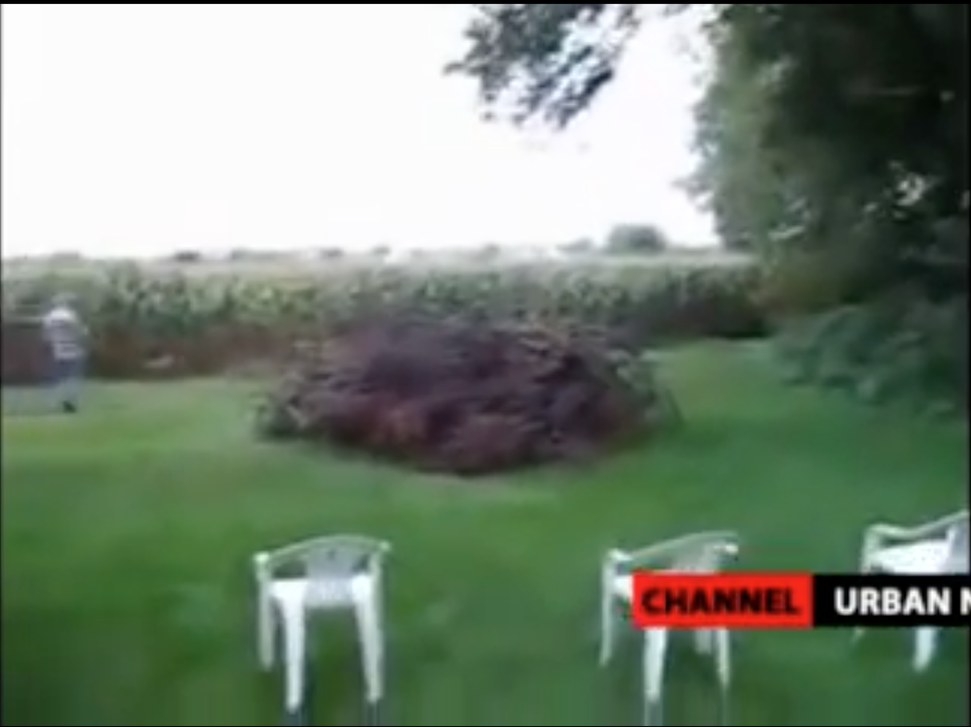
#> input picture src/control1.png, 971 x 727 px, shrunk from 2190 x 1640 before the run
$ python detect.py src/control1.png   (Python 2 division)   (older library calls are emulated)
#> lines starting #> are read from the running program, lines starting #| are printed output that depends on the picture; after the words box and inside, x2 and y2 are one past the last pixel; in counts of white or black regions, pixels touching at a corner belong together
import numpy as np
import cv2
import os
import sys

from collections import deque

def convert_video_frame(frame):
    # Converts from video-frame to image-frame
    # input: video frame
    # ret: image frame
	cv2.imwrite("tmp.png", frame)
	tmp = cv2.imread("tmp.png")
	return tmp

def fire_color_thresh(frame, hsv):
	 # Uses an hsv colorspace to threshold for fire-colored objects
     # in: video frame and hsv color space frame
     # ret: image with only fire colored objects
	sensitivity = 1
	lower_fire = np.array([0, 0, 255-sensitivity], dtype=np.uint8)
	upper_fire = np.array([60, sensitivity, 255], dtype=np.uint8)

	mask = cv2.inRange(hsv, lower_fire, upper_fire)
	res = cv2.bitwise_and(frame, frame, mask= mask)
	return res

def smoke_thresh(frame, hsv):
	# Uses an hsv colorspace to threshold for smoke-colored objects
    # in: video frame and hsv color space frame
    # ret: image with only smoke colored objects
    # NOTE: this color analysis does not work well, for effective smoke detection
    # we require k-means clustering
	lower_smoke = np.array([200,200,200], dtype=np.uint8)
	upper_smoke = np.array([255,255,255], dtype=np.uint8)
	smask = cv2.inRange(hsv, lower_smoke, upper_smoke)
	res = cv2.bitwise_and(frame, frame, mask= smask)
	return res

def motion_detection(frame, fgbg):
    # Uses mixture of gradients to find foreground mask to detect motion
    # in: video frame and background model
    # ret: foreground mask
	fgmask = fgbg.apply(frame)
	return fgmask

def largest_contours(number, frame):
    # Finds a certian number of contours
    # in: number of top contours, video frame
    # ret: find top contours
	im2, contours, hierarchy = cv2.findContours(frame, cv2.RETR_TREE, cv2.CHAIN_APPROX_NONE)
	num_contours = min(number, len(contours))
	contours = sorted(contours, key = lambda x : x.size, reverse = True)[0:num_contours]
	return contours

def past_frame_queue(num_frames, previous_frames, contours):
    # Fill out a deque of past frames to compare to
    # in: number of past frames, deque, and list of contours
	if len(previous_frames) == num_frames:
		previous_frames.popleft()
		previous_frames.append(contours)
	else:
		previous_frames.append(contours)

def contour_intersection(threat_lvl, capSize, previous_frames, frame, area):
    # Find overlapping contours and determined threat level and conditions of room
    # Writes conditions and threats onto video frame
    # in: amount of overlap threshold, size of capture, deque, video frame, and min area of contour
	# Create an image filled with zeros, single-channel, same size as img.
	text = "SAFE"
	blank = np.zeros((capSize[1], capSize[0]))
	intersection = blank.copy()

	for lst in previous_frames:
		for index in range(len(lst)):
			img = cv2.drawContours(blank.copy(), lst, index, 1, -1)
			intersection = intersection + img

	overlap = np.amax(intersection)

	if overlap > threat_lvl:
		text = "DANGER"
		thresh = np.array(np.where(intersection >= threat_lvl, 1, 0))
		im_thresh = np.array(thresh * 255, dtype = np.uint8)
		im_thresh = im_thresh.copy()
	# print thresh.shape
	# print fgmask.shape

		im3,  cnts, heir = cv2.findContours(im_thresh,cv2.RETR_TREE,cv2.CHAIN_APPROX_NONE)

		for c in cnts:
	# if the contour is too small, ignore it
			if cv2.contourArea(c) < area:
				continue

	# compute the bounding box for the contour, draw it on the frame,
	# and update the text
			(x, y, w, h) = cv2.boundingRect(c)
			cv2.rectangle(frame, (x, y), (x + w, y + h), (0, 255, 0), 2)


	threat = min(overlap/3, 10.0)

	cv2.putText(frame, "Room Status: {}".format(text), (10, 20),
	cv2.FONT_HERSHEY_SIMPLEX, 0.5, (0, 0, 255), 2)

	cv2.putText(frame, "Threat Level: {}".format(threat), (10, 40),
	cv2.FONT_HERSHEY_SIMPLEX, 0.5, (0, 0, 255), 2)

def main():
	####################
	## INITIALIZATION ##
	####################
	cv2.ocl.setUseOpenCL(False)
	# Background model using mixture of gradient models
	# Shadow detection set to false as we are not concerned with shadows
	fgbg = cv2.createBackgroundSubtractorMOG2(detectShadows=False)
	if len(sys.argv) == 2:
		cap = cv2.VideoCapture(str(sys.argv[1]))
		# Output to file
		fps = int(cap.get(cv2.CAP_PROP_FPS))
		capSize = (int(cap.get(cv2.CAP_PROP_FRAME_WIDTH)), int(cap.get(cv2.CAP_PROP_FRAME_HEIGHT)))
		fourcc = cv2.VideoWriter_fourcc('m', 'p', '4', 'v') # note the lower case
		out = cv2.VideoWriter()

		success = out.open('output.mov',fourcc,fps,capSize,True)
		out_bw = cv2.VideoWriter()
		success_2 = out_bw.open('output_bw.mov',fourcc,fps,capSize,True)

		num_frames = 30
		previous_frames = deque()
		MIN_AREA = 500

		# Fire detection algorithm
		while(1):
			####################
			## Color analysis ##
			####################

			# Change colorspace from RGB to HSV (hue saturation value)
			try:
				ret, frame = cap.read()
#> frame is the input picture: shape (727, 971, 3); mean B, G, R 116.1, 132.9, 118.4
				hsv = cv2.cvtColor(frame, cv2.COLOR_BGR2HSV)
#> hsv: shape (727, 971, 3); mean H, S, V 60.5, 59.7, 136.2
			except:
				break
			# Thresholding fire-color object
			fire_extract_image = fire_color_thresh(frame, hsv)
#> in fire_color_thresh, `mask = cv2.inRange(hsv, lower_fire, upper_fire)`:
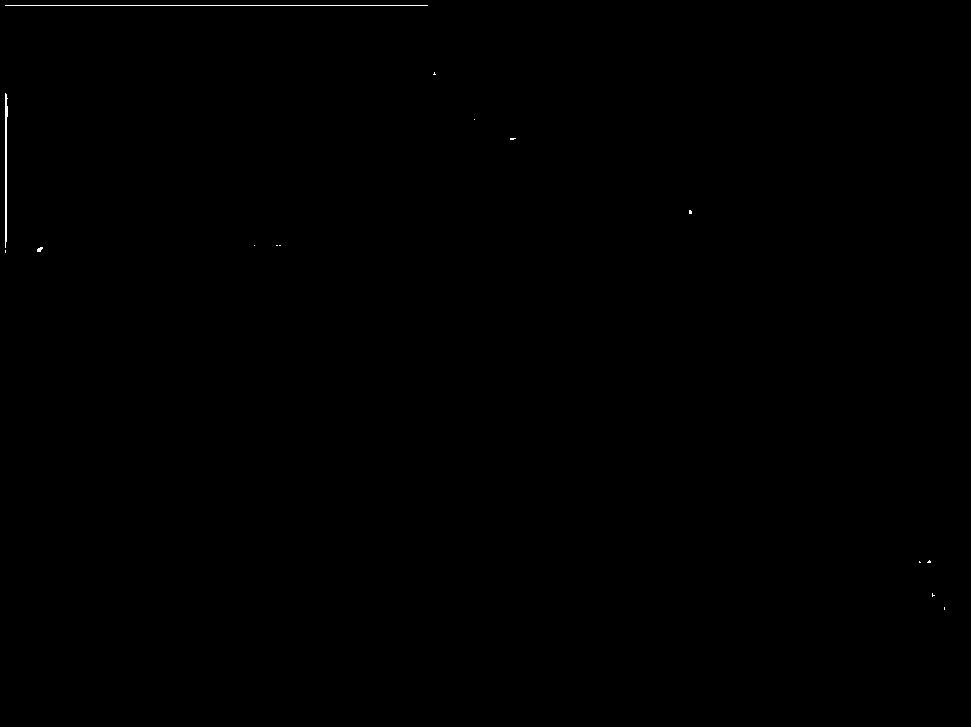
#> mask: shape (727, 971); 0.12% white in thin lines or dots, all inside (x1, y1, x2, y2) = (5, 5, 945, 610)

			# DEMO PURPOSES
			# cv2.imshow('frame', frame)
			# cv2.imshow('color_mask', res)
			# cv2.imshow('fgmask', fgmask)

			############################
			## Background subtraction ##
			############################

			fgmask = motion_detection(fire_extract_image, fgbg)
#> in motion_detection, `fgmask = fgbg.apply(frame)`: fgmask: shape (727, 971); every value is 255

			if out is not None:
				tmp = convert_video_frame(frame)
				out_bw.write(tmp)

			#######################
			## Contour detection ##
			#######################

			# Decided on selecting top 3 contours based off of trial and error
			num_contours = 3
			contours = largest_contours(num_contours, fgmask)
#> in largest_contours, `im2, contours, hierarchy = cv2.findContours(frame, cv2.RETR_TREE, cv2...`: contours = 1 contour; box (x1, y1, x2, y2) and area: (0, 0, 971, 727) 704220
#> in largest_contours, `num_contours = min(number, len(contours))`: num_contours = 1

			# Draw largest contours
			for i in range(len(contours)):
				cv2.drawContours(frame, contours, i, (0,0,255), 3)
#> this loop made 1 pass

			past_frame_queue(num_frames, previous_frames, contours)
			threat_lvl = 20
			overlap = contour_intersection(threat_lvl, capSize, previous_frames, frame, MIN_AREA)
#> after the loop in contour_intersection, `for lst in previous_frames:`: intersection: shape (727, 971) float64; every value is 1
#> in contour_intersection, `threat = min(overlap/3, 10.0)`: threat = 0.333
#> in contour_intersection, `cv2.putText(frame, "Threat Level: {}".format(threat), (10, 40), cv2.FO..`:
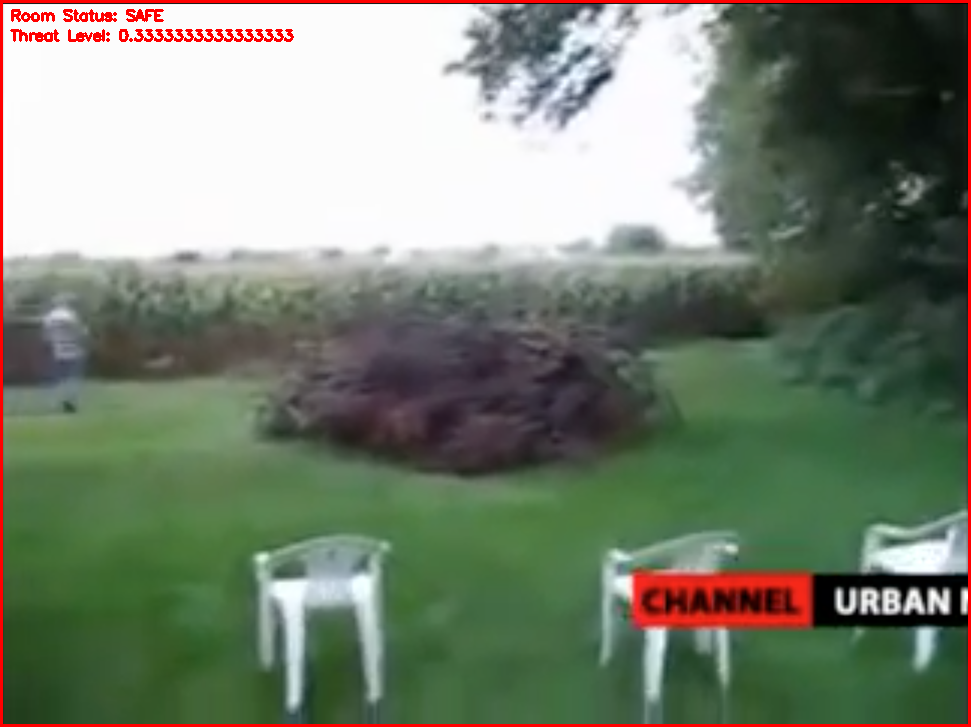
#> frame: shape (727, 971, 3); mean B, G, R 114.5, 131.1, 121.5

			cv2.imshow('Is there a fire?', frame)

			if out is not None:
				convert_video_frame(frame)
				out.write(frame)

			k = cv2.waitKey(30) & 0xff
#> (key Esc is pressed here)
			if k == 27:
				break
		os.remove("tmp.png")
		cap.release()

		if out is not None:
			out.release()
			out_bw.release()

		cv2.destroyAllWindows()
	else:
		print "Too many arguments"


if __name__ == "__main__": main()
